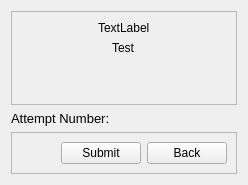
             <widget class="QWidget" name="page_9">
              <layout class="QVBoxLayout" name="verticalLayout_20">
               <item>
                <widget class="QFrame" name="frame_19">
                 <property name="frameShape">
                  <enum>QFrame::StyledPanel</enum>
                 </property>
                 <property name="frameShadow">
                  <enum>QFrame::Raised</enum>
                 </property>
                 <layout class="QGridLayout" name="gridLayout_6">
                  <item row="1" column="0" alignment="Qt::AlignHCenter">
                   <widget class="QLabel" name="label_7">
                    <property name="text">
                     <string>Test</string>
                    </property>
                   </widget>
                  </item>
                  <item row="2" column="0">
                   <spacer name="verticalSpacer_5">
                    <property name="orientation">
                     <enum>Qt::Vertical</enum>
                    </property>
                    <property name="sizeHint" stdset="0">
                     <size>
                      <width>20</width>
                      <height>40</height>
                     </size>
                    </property>
                   </spacer>
                  </item>
                  <item row="0" column="0" alignment="Qt::AlignHCenter">
                   <widget class="QLabel" name="label_13">
                    <property name="text">
                     <string>TextLabel</string>
                    </property>
                   </widget>
                  </item>
                 </layout>
                </widget>
               </item>
               <item>
                <widget class="QLabel" name="label_8">
                 <property name="font">
                  <font>
                   <pointsize>10</pointsize>
                  </font>
                 </property>
                 <property name="text">
                  <string>Attempt Number:</string>
                 </property>
                </widget>
               </item>
               <item>
                <widget class="QFrame" name="frame_53">
                 <property name="frameShape">
                  <enum>QFrame::StyledPanel</enum>
                 </property>
                 <property name="frameShadow">
                  <enum>QFrame::Raised</enum>
                 </property>
                 <layout class="QHBoxLayout" name="horizontalLayout_24">
                  <item>
                   <spacer name="horizontalSpacer_13">
                    <property name="orientation">
                     <enum>Qt::Horizontal</enum>
                    </property>
                    <property name="sizeHint" stdset="0">
                     <size>
                      <width>40</width>
                      <height>20</height>
                     </size>
                    </property>
                   </spacer>
                  </item>
                  <item>
                   <widget class="QPushButton" name="pushButton_34">
                    <property name="cursor">
                     <cursorShape>PointingHandCursor</cursorShape>
                    </property>
                    <property name="text">
                     <string>Submit</string>
                    </property>
                   </widget>
                  </item>
                  <item>
                   <widget class="QPushButton" name="pushButton_29">
                    <property name="cursor">
                     <cursorShape>PointingHandCursor</cursorShape>
                    </property>
                    <property name="text">
                     <string>Back</string>
                    </property>
                   </widget>
                  </item>
                 </layout>
                </widget>
               </item>
              </layout>
             </widget>
